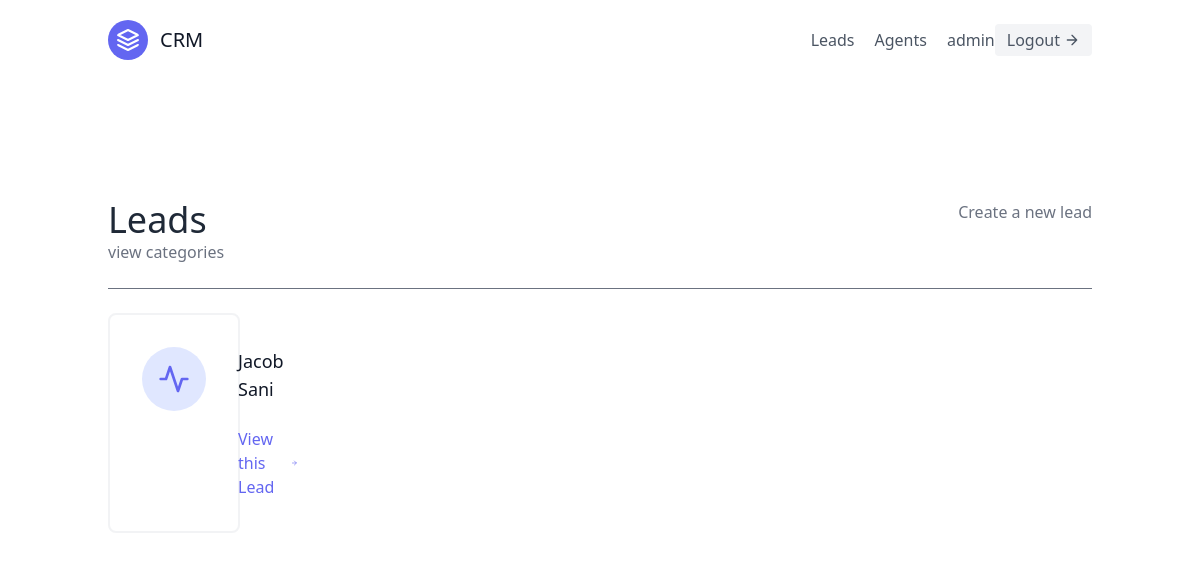
Page /leads/ (signed in) on the earlier database version.
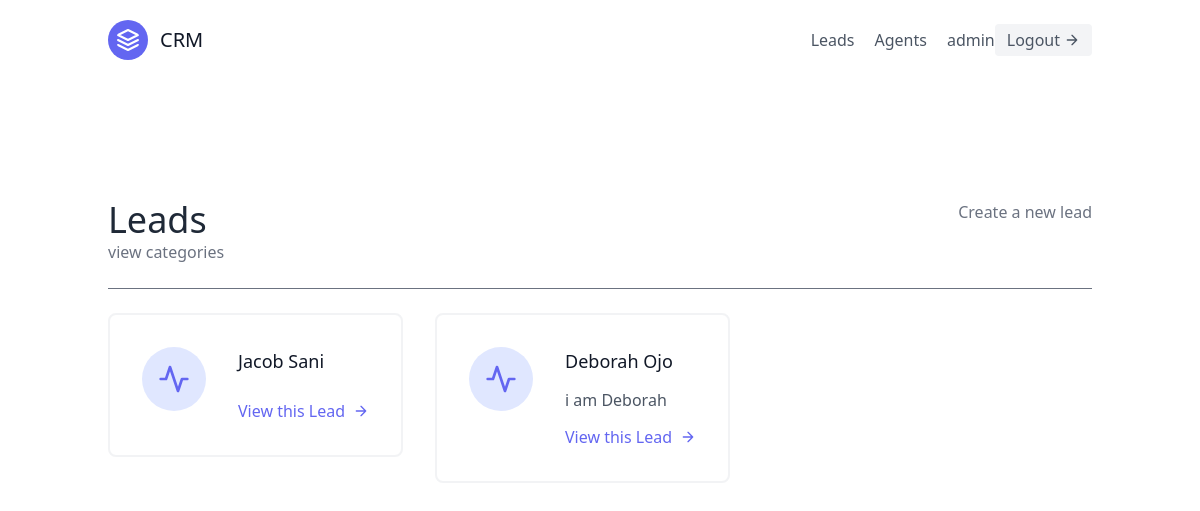
Same page on the later database version.
### leads/models.py (models this page shows, shortened)
class User(AbstractUser):
    is_organisor = models.BooleanField(default=True)
    is_agent = models.BooleanField(default=False)

class Lead(models.Model):
    first_name = models.CharField(max_length=40)
    last_name = models.CharField(max_length=30)
    age = models.IntegerField(default=0)
    organisation = models.ForeignKey(UserProfile, on_delete=models.CASCADE)
    agent = models.ForeignKey("Agent",null=True, blank=True, on_delete=models.SET_NULL)
    category = models.ForeignKey("Category",related_name='leads', null=True, blank=True, on_delete=models.SET_NULL)
    description = models.TextField()
    date_added = models.DateTimeField(auto_now_add=True)
    phone_number = models.CharField(max_length=20)
    email = models.EmailField()

### leads/views.py (the view)
# urls.py: path('', LeadListView.as_view(), name='lead-list'),
class LeadListView(LoginRequiredMixin, generic.ListView):
    template_name = "leads/lead_list.html"
    context_object_name = "leads"
    def get_queryset(self):
        user = self.request.user
        if user.is_organisor:
            queryset = Lead.objects.filter(organisation=user.userprofile, agent__isnull = False)
        else:
            queryset = Lead.objects.filter(organisation=user.agent.organisation, agent__isnull = False)
            queryset=queryset.filter(agent__user=user)
        return queryset
    def get_context_data(self, **kwargs):
        user = self.request.user
        context = super(LeadListView, self).get_context_data(**kwargs)
        if user.is_organisor:
            queryset = Lead.objects.filter(organisation=user.userprofile, agent__isnull = True)
            context.update({
                "unassigned_leads": queryset
            })
        return context

### leads/templates/leads/lead_list.html (shortened to what this page needs)
{% extends "base.html" %}
  {% block content %}
  <section class="text-gray-600 body-font">
    <div class="container px-5 py-24 mx-auto flex flex-wrap">
      <div class="w-full mb-6 py-6 flex justify-between item-center border-b border-gray-500">
      <div>
        <h1 class="text-4xl text-gray-800">Leads</h1>
        <a class="text-gray-500 hover:text-blue-800" href="{% url 'leads:category-list' %}">view categories</a>
      </div>
      {% if request.user.is_organisor %}
      <div>
        <a class="text-gray-500 hover:text-blue-800" href="{% url 'leads:lead-create' %}">Create a new lead</a>
      </div>
      {% endif %}
      </div>
      <div class="flex flex-wrap -m-4">
        {% for lead in leads %}
        <div class="p-4 lg:w-1/2 md:w-full">
          <div class="flex border-2 rounded-lg border-gray-200 border-opacity-50 p-8 sm:flex-row flex-col">
            <div class="w-16 h-16 sm:mr-8 sm:mb-0 mb-4 inline-flex items-center justify-center rounded-full bg-indigo-100 text-indigo-500 flex-shrink-0">
              <svg fill="none" stroke="currentColor" stroke-linecap="round" stroke-linejoin="round" stroke-width="2" class="w-8 h-8" viewBox="0 0 24 24">
                <path d="M22 12h-4l-3 9L9 3l-3 9H2"></path>
              </svg>
            </div>
            <div class="flex-grow">
              <h2 class="text-gray-900 text-lg title-font font-medium mb-3">{{lead.first_name}} {{lead.last_name}}</h2>
              <p class="leading-relaxed text-base">{{lead.description}}</p>
              <a href="{% url 'leads:lead-detail' lead.pk %}" class="mt-3 text-indigo-500 inline-flex items-center">View this Lead
                <svg fill="none" stroke="currentColor" stroke-linecap="round" stroke-linejoin="round" stroke-width="2" class="w-4 h-4 ml-2" viewBox="0 0 24 24">
                  <path d="M5 12h14M12 5l7 7-7 7"></path>
                </svg>
              </a>
            </div>
          </div>
        </div>
        {% endfor %}
      </div>
    </div>
  </section>
  {% endblock content%}

### templates/base.html (shortened to what this page needs)
{% load static %}
<!doctype html>
<html>
<head>
  <link href="{% static 'css/style.css' %}" rel="stylesheet" />
  <script src="https://cdn.tailwindcss.com"></script>
</head>
<body>
  <div class="max-w-7xl mx-auto">
    {% include 'navbar.html' %}
    {% block content %}
    {% endblock content %}
  </div>
</body>
</html>

### templates/navbar.html (shortened to what this page needs)
<header class="text-gray-600 body-font">
    <div class="container mx-auto flex flex-wrap p-5 flex-col md:flex-row items-center">
      <a class="flex title-font font-medium items-center text-gray-900 mb-4 md:mb-0">
        <svg xmlns="http://www.w3.org/2000/svg" fill="none" stroke="currentColor" stroke-linecap="round" stroke-linejoin="round" stroke-width="2" class="w-10 h-10 text-white p-2 bg-indigo-500 rounded-full" viewBox="0 0 24 24">
          <path d="M12 2L2 7l10 5 10-5-10-5zM2 17l10 5 10-5M2 12l10 5 10-5"></path>
        </svg>
        <span class="ml-3 text-xl">CRM</span>
      </a>
      <nav class="md:ml-auto flex flex-wrap items-center text-base justify-center">
        {% if not request.user.is_authenticated %}
        <a href="{% url 'signup' %}" class="mr-5 hover:text-gray-900">Signup</a>
        {% else %}
        <a href="{% url 'leads:lead-list' %}" class="mr-5 hover:text-gray-900">Leads</a>
          {% if request.user.is_organisor %}
            <a href="{% url 'agent:agent-list' %}" class="mr-5 hover:text-gray-900">Agents</a>
          {% endif %}
        {% endif %}
      </nav>
      {% if request.user.is_authenticated %}
        {{request.user.username}}
        <a href="{% url 'logout' %}" class="inline-flex items-center bg-gray-100 border-0 py-1 px-3 focus:outline-none hover:bg-gray-200 rounded text-base mt-4 md:mt-0">Logout
          <svg fill="none" stroke="currentColor" stroke-linecap="round" stroke-linejoin="round" stroke-width="2" class="w-4 h-4 ml-1" viewBox="0 0 24 24">
            <path d="M5 12h14M12 5l7 7-7 7"></path>
          </svg>
        </a>
      {% endif %}
    </div>
  </header>

Differences in the rows shown:
added Lead: first_name "Deborah", last_name "Ojo", description "i am Deborah"
